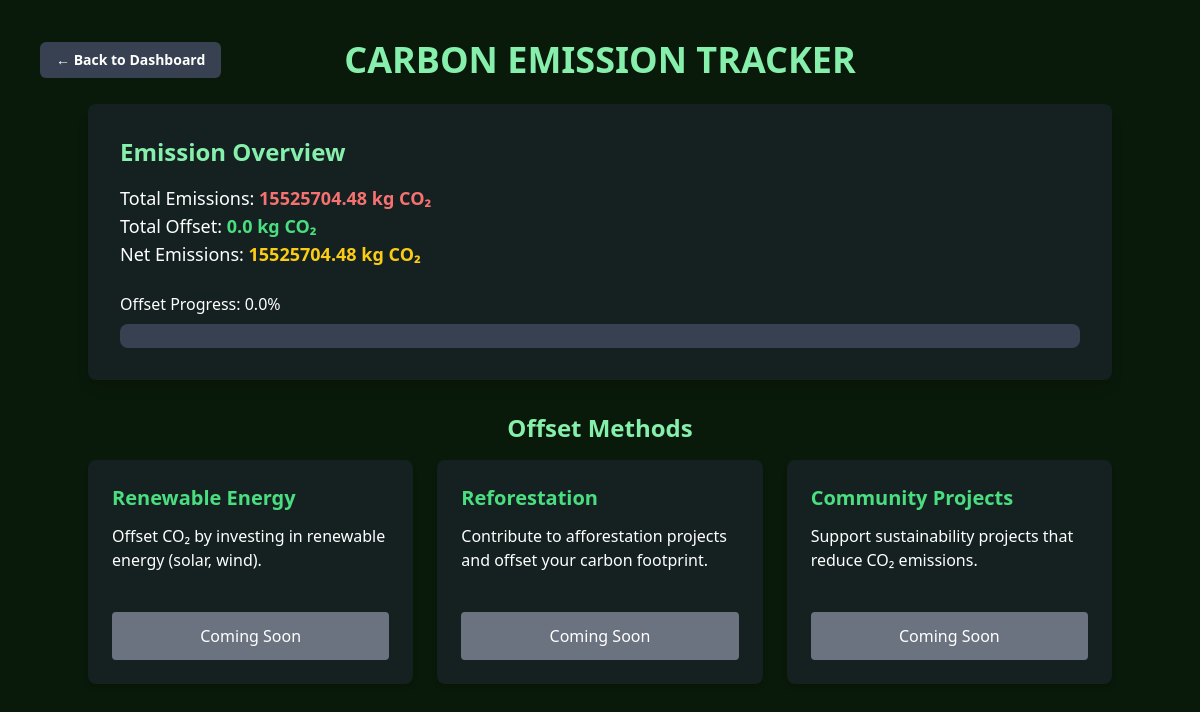
The app's page /offset-emissions (signed in) with its own data.
### app.py (models this page shows)
class User(db.Model, UserMixin):
    id = db.Column(db.Integer, primary_key=True)
    name = db.Column(db.String(35), unique=True, nullable=False)
    email = db.Column(db.String(35), unique=True, nullable=False)
    password = db.Column(db.String(200), nullable=False)
    total_emission = db.Column(db.Float, default=0.0)
    green_score = db.Column(db.Float, nullable=False, default=100.0)
    total_offset = db.Column(db.Float, default=0.0)
    net_emission = db.Column(db.Float, default=0.0)
    badges = db.Column(db.String(200), default="")
    def update_emission_and_score(self):
        self.total_offset = sum(offset.amount for offset in self.offsets)
        self.net_emission = max(0, self.total_emission - self.total_offset)
        self.green_score = max(0, 100 - (self.net_emission / 1000) * 100)
        db.session.commit()

### app.py (the view)
@app.route('/offset-emissions')
@login_required
def offset_emissions():
    current_user.update_emission_and_score()
    progress = min(100, (current_user.total_offset / current_user.total_emission) * 100) if current_user.total_emission > 0 else 0
    return render_template('offset-emissions.html',
                           total_emission=current_user.total_emission,
                           total_offset=current_user.total_offset,
                           net_emission=current_user.net_emission,
                           progress=progress)

### app.py (called while the page is built)
@login_manager.user_loader
def load_user(user_id):
    return User.query.get(int(user_id))

### templates/offset-emissions.html (shortened to what this page needs)
<!DOCTYPE html>
<html lang="en">
<head>
    <script src="https://cdn.tailwindcss.com"></script>
</head>
<body class="bg-[#0a1a0a] text-white flex flex-col items-center p-10 min-h-screen">
    <div class="w-full max-w-5xl flex items-center mb-6">
        <a href="/dashboard" class="bg-gray-700 text-white font-bold px-4 py-2 rounded-md hover:bg-gray-900 transition text-sm absolute left-0 ml-10">
            ← Back to Dashboard
        </a>
        <h1 class="text-4xl font-bold text-green-300 uppercase mx-auto">Carbon Emission Tracker</h1>
    </div>
    <div class="bg-gray-800 bg-opacity-50 rounded-lg p-8 mb-8 w-full max-w-5xl shadow-lg">
        <h2 class="text-2xl font-semibold mb-4 text-green-300">Emission Overview</h2>
        <p class="text-lg">Total Emissions: <strong class="text-red-400">{{ total_emission }} kg CO₂</strong></p>
        <p class="text-lg">Total Offset: <strong class="text-green-400">{{ total_offset }} kg CO₂</strong></p>
        <p class="text-lg">Net Emissions: <strong class="text-yellow-400">{{ net_emission }} kg CO₂</strong></p>
        <div class="mt-6">
            <label class="text-md font-medium">Offset Progress: {{ progress }}%</label>
            <div class="w-full h-6 bg-gray-700 rounded-lg mt-2 overflow-hidden">
            </div>
        </div>
    </div>
    <h2 class="text-2xl font-semibold mb-4 text-green-300">Offset Methods</h2>
    <div class="grid grid-cols-3 gap-6 w-full max-w-5xl">
        <div class="bg-gray-800 bg-opacity-50 rounded-lg p-6 shadow-md flex flex-col justify-between h-56">
            <h3 class="text-xl font-semibold text-green-400">Renewable Energy</h3>
            <p class="text-md mt-3">Offset CO₂ by investing in renewable energy (solar, wind).</p>
            <a href="/offset/renewable" class="mt-auto bg-gray-500 text-white py-3 px-5 rounded w-full text-center font-medium cursor-not-allowed">
                Coming Soon
            </a>
        </div>
        <div class="bg-gray-800 bg-opacity-50 rounded-lg p-6 shadow-md flex flex-col justify-between h-56">
            <h3 class="text-xl font-semibold text-green-400">Reforestation</h3>
            <p class="text-md mt-3">Contribute to afforestation projects and offset your carbon footprint.</p>
            <a href="/offset/afforestation" class="mt-auto bg-gray-500 text-white py-3 px-5 rounded w-full text-center font-medium cursor-not-allowed">
                Coming Soon
            </a>
        </div>
        <div class="bg-gray-800 bg-opacity-50 rounded-lg p-6 shadow-md flex flex-col justify-between h-56">
            <h3 class="text-xl font-semibold text-green-400">Community Projects</h3>
            <p class="text-md mt-3">Support sustainability projects that reduce CO₂ emissions.</p>
            <a href="/offset/community" class="mt-auto bg-gray-500 text-white py-3 px-5 rounded w-full text-center font-medium cursor-not-allowed">
                Coming Soon
            </a>
        </div>
    </div>
</body>
</html>

### records on screen
User: total_emission "15525704.48", total_offset "0.0", net_emission "15525704.48"

### other values on screen
{{ progress }} "0.0"
